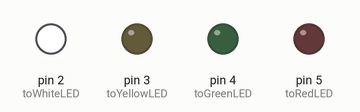
Recording of a sketch running on a simulated Arduino Uno, built with avr-gcc and run on an emulated ATmega328P. Parts: output pins drawn as LEDs (lit = HIGH).

Above: at 0.2 s.
At 1.2 s:
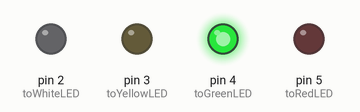
At 2.7 s:
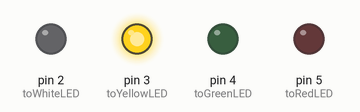
At 3.7 s:
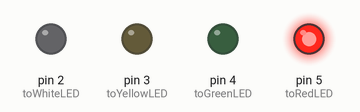
Timing chart, 0 to 4.6 s (numbered marks = the images above):
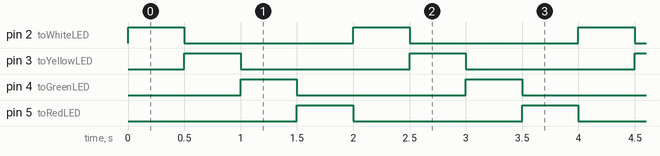

The sketch:

ArBa_02.ino
```cpp
/*
Arduino Basics 2 - Digital Output
*/

int toWhiteLED  = 2;   // Use digital pin 2 to drive the white LED
int toYellowLED = 3;   // Use digital pin 3 to drive the yellow LED
int toGreenLED  = 4;   // Use digital pin 4 to drive the green LED
int toRedLED    = 5;   // Use digital pin 5 to drive the red LED

void setup() {
  // code here, to run once
  // initialize digital pin 2 to 5 as output

  pinMode(toWhiteLED, OUTPUT);
  pinMode(toYellowLED, OUTPUT);
  pinMode(toGreenLED, OUTPUT);
  pinMode(toRedLED, OUTPUT);
}

void loop() {
  // code here, to run repeatedly:
  // toggle each LED at a time with a 500ms delay

  digitalWrite(toWhiteLED, HIGH);
  delay(500);
  digitalWrite(toWhiteLED, LOW);

  digitalWrite(toYellowLED, HIGH);
  delay(500);
  digitalWrite(toYellowLED, LOW);

  digitalWrite(toGreenLED, HIGH);
  delay(500);
  digitalWrite(toGreenLED, LOW);

  digitalWrite(toRedLED, HIGH);
  delay(500);
  digitalWrite(toRedLED, LOW);
}
```

Measured:
- by itself, pin 2 (toWhiteLED), pin 3 (toYellowLED), pin 4 (toGreenLED), pin 5 (toRedLED): alternates HIGH for 0.50 s and LOW for 1.5 s
- by itself, everything shown: repeats every 2.0 s, in 5 steps
